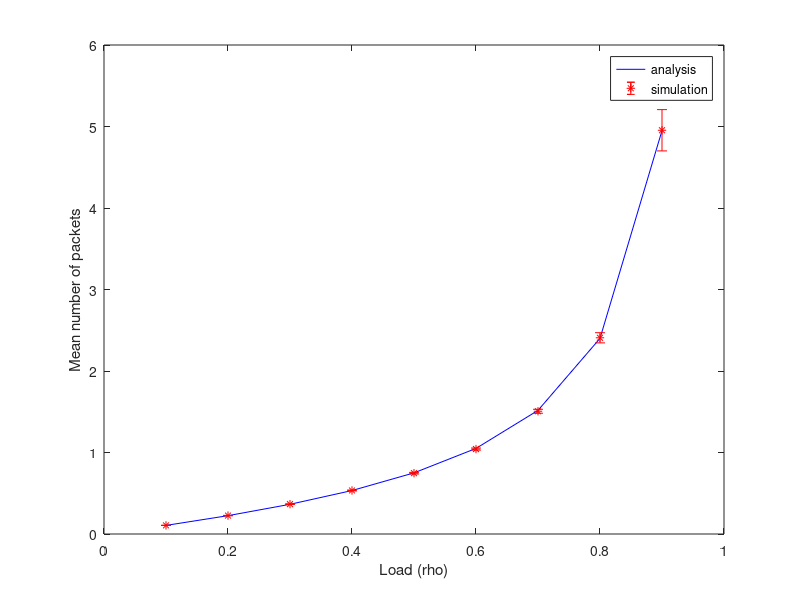

This figure's MATLAB source:
% Simulation of M/D/1 queue;
% Performance Measure: Mean number of packets in the system
% David Starobinski, 03/31/2016

close all;
clear all;

% queue parameters
lambda=0.1:0.1:0.9; % values of lambda for which the simulations are run
mean_serv_time = 1; % mean service time of packet
mu=1/mean_serv_time; % mean service rate
second_moment_serv = mean_serv_time^2; %second moment of service
rho=lambda/mu; %load


% analytical formulas to validate simulation;
w = lambda*second_moment_serv./(2*(1-rho)); % Mean waiting time PK-formula
mean_q_ana = lambda.*w + rho; % Mean number of packets in the system


% simulation setting
N=10^4; % Total number of packets
iteration_num=30; %number of independent iterations
alpha=0.05; % Confidence interval is 100(1-alpha) percent
frac=0.1; 
N_start = round(frac*N); %ignores simulation results for the first N_start packets
mean_q=[]; % stores the simulation mean queue length for each value of lambda and iteration

% main loop

for j=1:length(lambda) % iterate over values of lambda

    for k=1:iteration_num; % for each value of lambda run iteration_num iterations
    
    
        q=0; %size of queue at the beginning
        total_q=0; % total number of packets in the queue seen throughout the simulation
        serv_time = mean_serv_time; % for M/D/1 queue
        arrivals = poissrnd(lambda(j)*serv_time,1,N); % # arrivals during the service of each packet
 
        for i=1:N_start %transient period no collection statistics until N_start 
            q=max(q-1,0)+arrivals(i); % update queue length after each departure
        end

        for i=N_start+1:N % now starts collecting statistics
            q=max(q-1,0)+arrivals(i);
            total_q=total_q+q;
        end

        mean_q(k,j) = total_q/(N-N_start); %mean number of packets in the system
    
    end;
    
end;

% compute statistics

sample_mean=mean(mean_q); %mean of number of packets in the system averaged over all the iterations
err=std(mean_q)*norminv(1-alpha/2)/(iteration_num)^0.5; %confidence interval 


% output statistic

    % Compare analytical versus simulation results

    plot(rho,mean_q_ana,'b-'); %analytical
    xlabel('Load (rho)');
    ylabel('Mean number of packets');
    hold;
    errorbar(rho,mean(mean_q),err,'r*') %simulation with confidence intervals
    legend('analysis','simulation');

    % normalized error (error divided by mean)

    err./sample_mean